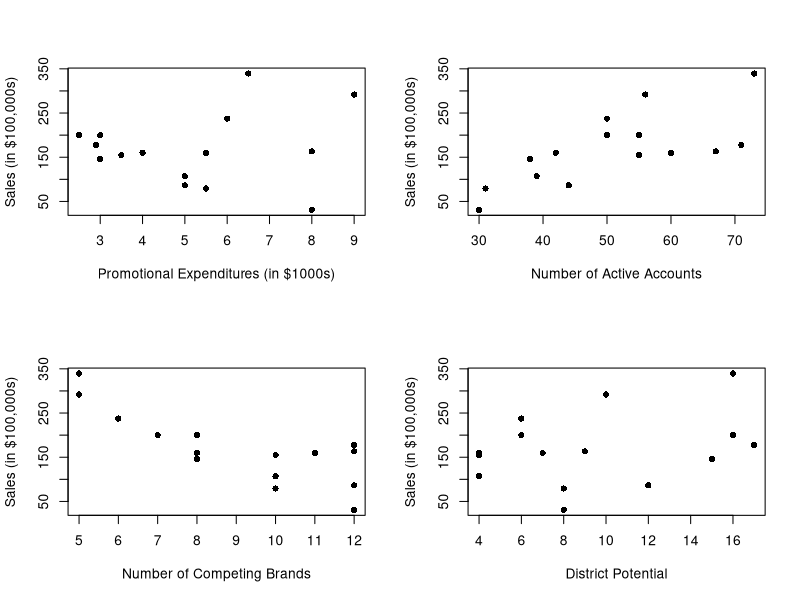

Reproduce this figure in R.
#### Analysis of Sales Data (see problem 4.13 in textbook) ####

## Check where R thinks the working directory is
getwd()

## Set the working directory to where the relevant file is stored
setwd("/Users/nstevens/Dropbox/Teaching/STAT_331/Lecture Material/")

## Read in the relevant file
sales <- read.csv(file = "sales.csv", header = T)

## Look at the data
sales

## Examine individual scatter plots between y and each explanatory variable
par(mfrow = c(2,2))
plot(x = sales$X1, y = sales$Y, ylab = "Sales (in $100,000s)", xlab = "Promotional Expenditures (in $1000s)", pch = 16)
plot(x = sales$X2, y = sales$Y, ylab = "Sales (in $100,000s)", xlab = "Number of Active Accounts", pch = 16)
plot(x = sales$X3, y = sales$Y, ylab = "Sales (in $100,000s)", xlab = "Number of Competing Brands", pch = 16)
plot(x = sales$X4, y = sales$Y, ylab = "Sales (in $100,000s)", xlab = "District Potential", pch = 16)

## Construct a full multiple linear regression model with all four explanatory variables
model <- lm(Y ~ X1 + X2 + X3 + X4, data = sales)
summary(model)

## Obtain beta estimates manually
X <- cbind(rep(1, 15), sales$X1, sales$X2, sales$X3, sales$X4) # X matrix
y <- matrix(sales$Y, ncol = 1) # response vector
beta_hat <- solve(t(X) %*% X) %*% t(X) %*% y
beta_hat

## Obtain sigma estimate manually
mu_hat <- X %*% beta_hat # fitted values
e <- y - mu_hat # residuals
sigma_hat <- sqrt((t(e) %*% e) / (10)) #n-p-1 = 15-4-1 = 10
sigma_hat

## Compute standard errors of the betas
# Automatic
sqrt(diag(vcov(model)))

# Manual
st.error <- sigma_hat * sqrt(diag(solve(t(X) %*% X)))
st.error

## Estimate the mean response when x1 = 3, x2 = 45, x3 = 10 and x4 = 10 and provide a 95% CI for this estimate
predict(object = model, newdata = data.frame(X1 = 3, X2 = 45, X3 = 10, X4 = 10), interval = "confidence", level = 0.95)

## Do this manually:
x0 <- matrix(c(1, 3, 45, 10, 10), nrow = 1)
mu0_hat <- x0 %*% beta_hat
se_mu0 <- sigma_hat * sqrt(x0 %*% solve(t(X) %*% X) %*% t(x0))
crit_val <- qt(p = 0.975, df = model$df.residual)
ci_lo <- mu0_hat - crit_val*se_mu0
ci_hi <- mu0_hat + crit_val*se_mu0
print(paste(mu0_hat, ci_lo, ci_hi))

## Predict the value of the response when x1 = 3, x2 = 45, x3 = 10 and x4 = 10 and provide a 95% PI for this prediction
predict(object = model, newdata = data.frame(X1 = 3, X2 = 45, X3 = 10, X4 = 10), interval = "prediction", level = 0.95)

## Do this manually:
x0 <- matrix(c(1, 3, 45, 10, 10), nrow = 1)
mu0_hat <- x0 %*% beta_hat
se_y0 <- sigma_hat * sqrt(1+ x0 %*% solve(t(X) %*% X) %*% t(x0))
crit_val <- qt(p = 0.975, df = model$df.residual)
pi_lo <- mu0_hat - crit_val*se_y0
pi_hi <- mu0_hat + crit_val*se_y0
print(paste(mu0_hat, pi_lo, pi_hi))
